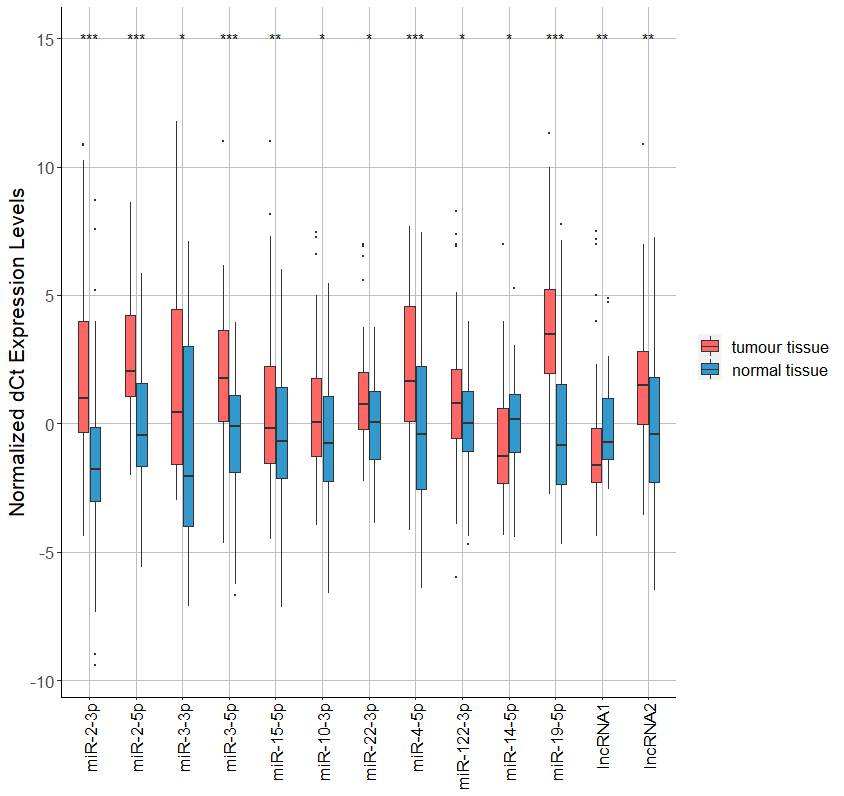

The R source for this figure:
library(readxl)
library(reshape2)
library(dplyr)
library(ggplot2)

setwd("I:/boxplot")

df <- as.data.frame(read_excel("cancer_data.xlsx", col_names = TRUE))
df <- df[,2:14]
df_t <- melt(df[1:82,])
df_t$type <- "tumour tissue"
df_n <- melt(df[83:164,])
df_n$type <- "normal tissue"
df_melted <- as.data.frame(rbind(df_t, df_n))
df_melted <- na.omit(df_melted)

df_melted <- df_melted %>% mutate(variable =  factor(variable, levels = colnames(df)),
                                  type = factor(type, levels = c("tumour tissue", "normal tissue"),
                                                ordered = TRUE)) %>%
                           arrange(variable) %>% as.data.frame()

ggplot(df_melted, aes(x = variable, y = value)) + 
  geom_boxplot(aes(fill = type), width = 0.5, outlier.size = 0.3) + 
  ylab("Normalized dCt Expression Levels") + 
  theme(text = element_text(size = 16),
        axis.line = element_line(colour = "black"), 
        panel.background = element_blank(),
        panel.grid.major = element_line(colour = "grey"),
        legend.title = element_blank(),
        axis.title.x = element_blank(),
        axis.text.x = element_text(colour = "black", angle = 90, hjust = 1, vjust = 0.5)) +
  scale_x_discrete(breaks = colnames(df)) +
  scale_fill_manual(values = c("#FF6666", "#3399CC")) +
  annotate("text", x = 1:13,y = 15, label = c("***","***","*","***","**","*","*","***",
                                            "*","*","***", "**","**"), color = "black")
